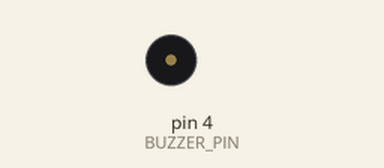
Bench run of a sketch on a simulated Arduino Uno, built with avr-gcc and run on an emulated ATmega328P. On the bench: buzzer (waves = sounding).

Above: at 0.5 s.
At 5.07 s:
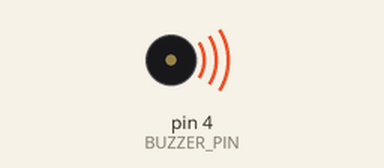
Timing chart, 0 to 5.8 s (numbered marks = the images above):
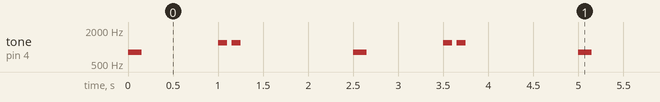

The sketch:

buzzer_feedback.ino
```cpp
const int BUZZER_PIN = 4;

void playTone(int frequency, int durationMs) {
  tone(BUZZER_PIN, frequency, durationMs);
  delay(durationMs + 50);
}

void setup() {
  pinMode(BUZZER_PIN, OUTPUT);
}

void loop() {
  playTone(800, 150);   // confirm
  delay(800);
  playTone(1200, 100);  // warning start
  playTone(1200, 100);  // warning repeat
  delay(1200);
}
```

Measured:
- by itself, tone on pin 4 (BUZZER_PIN): repeats every 2.5 s: silent 0.85 s, 1200 Hz 0.10 s, silent 0.05 s, 1200 Hz 0.10 s, silent 1.3 s, 800 Hz 0.15 s
